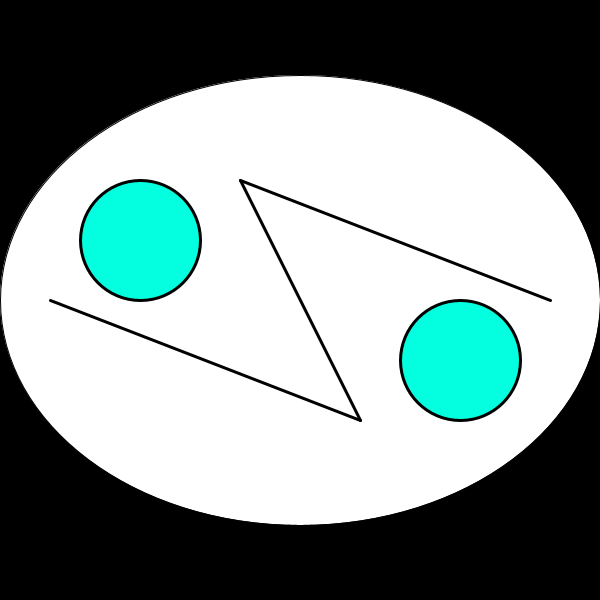
Frame 1 (no input)
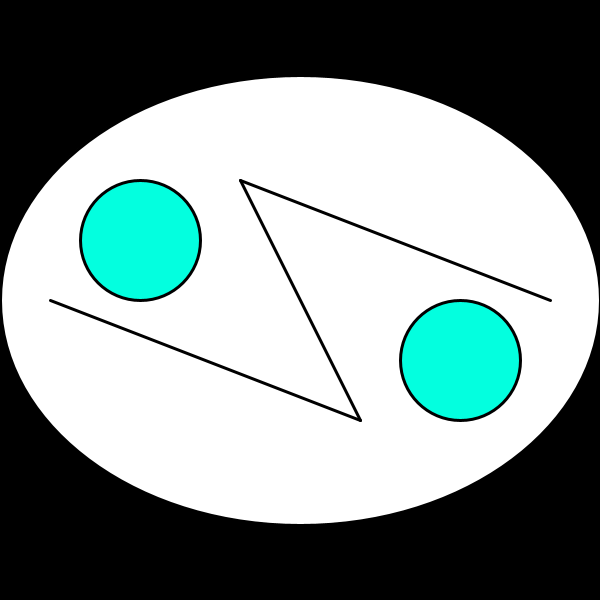
Frame 60 (the mouse pressed at the canvas centre just before this capture)
Frame 120 (the mouse held since frame 60 and released just before this capture): identical to frame 60, image omitted

The Processing sketch that drew these frames (run headless with seeded random() and noise(); from frame 60 on, the mouse is pressed at the canvas centre):

// Processing sketch: processing_114022
// ── processing_114022.pde

void setup() {
  size(600, 600);
  background(0);
  smooth();
}
 
 
void draw() {
  pushMatrix();
  translate(300, 300);
  fill(255);
  ellipse(0, 0, 600, 450);
  strokeWeight(3);
  
  line(-60, -120, 250, 0);
  line(60, 120, -250, 0);
  fill(#03FFDF);

  ellipse(-160,-60,120,120);
  ellipse(160,60,120,120);
  line(-60,-120,60,120);
  popMatrix();
}
